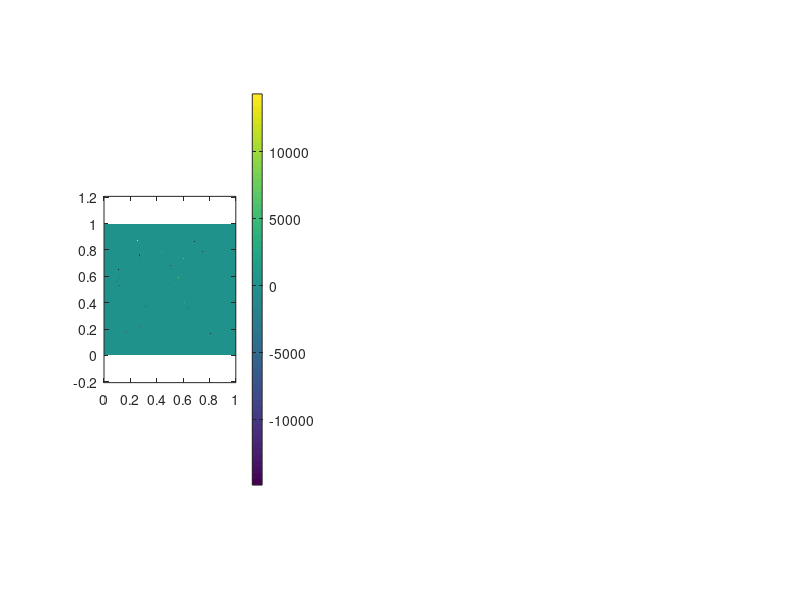

Here is the MATLAB script that generated this plot: (Note: this script raises an error after producing the figure.)
%% 2D Electrostatic Potential from Point Charges
% Computes and visualizes the electrostatic potential field from
% randomly placed point charges using the analytical 2D Coulomb formula.
%
% Physics: phi(r) = -sum_i q_i * ln(|r - r_i|)
% This satisfies Poisson's equation: nabla^2 phi = -rho/epsilon_0

clear; clc; close all;

%% Parameters
nx = 128;               % Grid resolution
ny = 128;
domain = [0, 1, 0, 1];  % [xmin, xmax, ymin, ymax]
n_particles = 20;       % Number of point charges
epsilon = 2/nx;         % Regularization distance (avoid singularity)

%% Generate random particles
rng(42);  % For reproducibility

% Particle positions (avoid edges)
margin = 0.1;
particles.x = margin + (1-2*margin) * rand(n_particles, 1);
particles.y = margin + (1-2*margin) * rand(n_particles, 1);

% Random charges in [-1, 1]
particles.q = 2*rand(n_particles, 1) - 1;

fprintf('Generated %d particles\n', n_particles);
fprintf('  Total charge: %.3f\n', sum(particles.q));
fprintf('  Positive charges: %d\n', sum(particles.q > 0));
fprintf('  Negative charges: %d\n', sum(particles.q < 0));

%% Create computational grid
dx = (domain(2) - domain(1)) / nx;
dy = (domain(4) - domain(3)) / ny;

x = linspace(domain(1) + dx/2, domain(2) - dx/2, nx);
y = linspace(domain(3) + dy/2, domain(4) - dy/2, ny);
[X, Y] = meshgrid(x, y);

%% Compute charge density (scatter particles to grid)
rho = zeros(ny, nx);

for p = 1:n_particles
    % Find nearest grid cell
    ix = round((particles.x(p) - domain(1)) / dx);
    iy = round((particles.y(p) - domain(3)) / dy);

    % Clamp to valid range
    ix = max(1, min(nx, ix));
    iy = max(1, min(ny, iy));

    % Deposit charge (nearest-cell assignment)
    rho(iy, ix) = rho(iy, ix) + particles.q(p) / (dx * dy);
end

%% Compute analytical potential
% phi(r) = -sum_i q_i * ln(|r - r_i|)
% With regularization: |r - r_i| -> max(|r - r_i|, epsilon)

phi = zeros(ny, nx);

for p = 1:n_particles
    % Distance from this particle to all grid points
    r = sqrt((X - particles.x(p)).^2 + (Y - particles.y(p)).^2);

    % Regularize to avoid singularity
    r = max(r, epsilon);

    % Add contribution to potential
    phi = phi - particles.q(p) * log(r);
end

%% Compute electric field (negative gradient of potential)
[Ex, Ey] = gradient(-phi, dx, dy);
E_mag = sqrt(Ex.^2 + Ey.^2);

%% Visualization
figure('Position', [50, 200, 1400, 500]);

% Plot 1: Charge density
subplot(1, 3, 1);
imagesc(x, y, rho);
axis xy equal tight;
colorbar;
colormap(gca, bluewhitered(256));
hold on;
% Mark positive charges with red circles, negative with blue
pos_idx = particles.q > 0;
neg_idx = particles.q < 0;
scatter(particles.x(pos_idx), particles.y(pos_idx), 50*abs(particles.q(pos_idx)), 'r', 'filled', 'MarkerEdgeColor', 'k');
scatter(particles.x(neg_idx), particles.y(neg_idx), 50*abs(particles.q(neg_idx)), 'b', 'filled', 'MarkerEdgeColor', 'k');
title('Charge Density \rho');
xlabel('x'); ylabel('y');

% Plot 2: Electrostatic potential
subplot(1, 3, 2);
imagesc(x, y, phi);
axis xy equal tight;
colorbar;
colormap(gca, bluewhitered(256));
hold on;
contour(X, Y, phi, 20, 'k', 'LineWidth', 0.5);
scatter(particles.x(pos_idx), particles.y(pos_idx), 50*abs(particles.q(pos_idx)), 'r', 'filled', 'MarkerEdgeColor', 'k');
scatter(particles.x(neg_idx), particles.y(neg_idx), 50*abs(particles.q(neg_idx)), 'b', 'filled', 'MarkerEdgeColor', 'k');
title('Electrostatic Potential \phi');
xlabel('x'); ylabel('y');

% Plot 3: Electric field magnitude with streamlines
subplot(1, 3, 3);
imagesc(x, y, log10(E_mag + 1));
axis xy equal tight;
colorbar;
colormap(gca, hot(256));
hold on;
% Streamlines from positive charges
stream_density = 8;
startx = linspace(domain(1), domain(2), stream_density);
starty = linspace(domain(3), domain(4), stream_density);
[SX, SY] = meshgrid(startx, starty);
h = streamline(X, Y, Ex, Ey, SX(:), SY(:));
set(h, 'Color', [0.3, 0.3, 0.3], 'LineWidth', 0.5);
scatter(particles.x(pos_idx), particles.y(pos_idx), 50*abs(particles.q(pos_idx)), 'r', 'filled', 'MarkerEdgeColor', 'k');
scatter(particles.x(neg_idx), particles.y(neg_idx), 50*abs(particles.q(neg_idx)), 'b', 'filled', 'MarkerEdgeColor', 'k');
title('Electric Field |E| (log scale)');
xlabel('x'); ylabel('y');

sgtitle(sprintf('2D Electrostatic Field from %d Point Charges', n_particles));

%% Verify Poisson's equation: nabla^2 phi = -rho/epsilon_0
% Compute numerical Laplacian
laplacian_phi = del2(phi, dx, dy) * 4;  % del2 returns (1/4)*Laplacian

% For point charges, this should be approximately -rho (with delta functions)
% We can check away from particles
figure('Position', [50, 50, 700, 400]);

subplot(1, 2, 1);
imagesc(x, y, laplacian_phi);
axis xy equal tight;
colorbar;
colormap(gca, bluewhitered(256));
title('\nabla^2 \phi (numerical)');
xlabel('x'); ylabel('y');

subplot(1, 2, 2);
imagesc(x, y, -rho);
axis xy equal tight;
colorbar;
colormap(gca, bluewhitered(256));
title('-\rho (charge density)');
xlabel('x'); ylabel('y');

sgtitle('Verification: \nabla^2 \phi \approx -\rho');

%% Test superposition principle
% Generate two separate charge sets and verify phi(A+B) = phi(A) + phi(B)

fprintf('\n--- Superposition Test ---\n');

% Split particles into two groups
n_A = floor(n_particles / 2);
idx_A = 1:n_A;
idx_B = (n_A+1):n_particles;

% Compute potential for group A only
phi_A = zeros(ny, nx);
for p = idx_A
    r = sqrt((X - particles.x(p)).^2 + (Y - particles.y(p)).^2);
    r = max(r, epsilon);
    phi_A = phi_A - particles.q(p) * log(r);
end

% Compute potential for group B only
phi_B = zeros(ny, nx);
for p = idx_B
    r = sqrt((X - particles.x(p)).^2 + (Y - particles.y(p)).^2);
    r = max(r, epsilon);
    phi_B = phi_B - particles.q(p) * log(r);
end

% Check superposition
phi_sum = phi_A + phi_B;
superposition_error = max(abs(phi(:) - phi_sum(:)));
relative_error = superposition_error / max(abs(phi(:)));

fprintf('Max superposition error: %.2e\n', superposition_error);
fprintf('Relative error: %.2e%%\n', relative_error * 100);

if relative_error < 1e-10
    fprintf('Superposition test PASSED (machine precision)\n');
else
    fprintf('Superposition test FAILED\n');
end

%% Helper function for blue-white-red colormap
function cmap = bluewhitered(n)
    % Blue-white-red colormap centered at zero
    if nargin < 1
        n = 256;
    end

    half = floor(n/2);

    % Blue to white
    r1 = linspace(0, 1, half)';
    g1 = linspace(0, 1, half)';
    b1 = ones(half, 1);

    % White to red
    r2 = ones(n-half, 1);
    g2 = linspace(1, 0, n-half)';
    b2 = linspace(1, 0, n-half)';

    cmap = [r1, g1, b1; r2, g2, b2];
end
